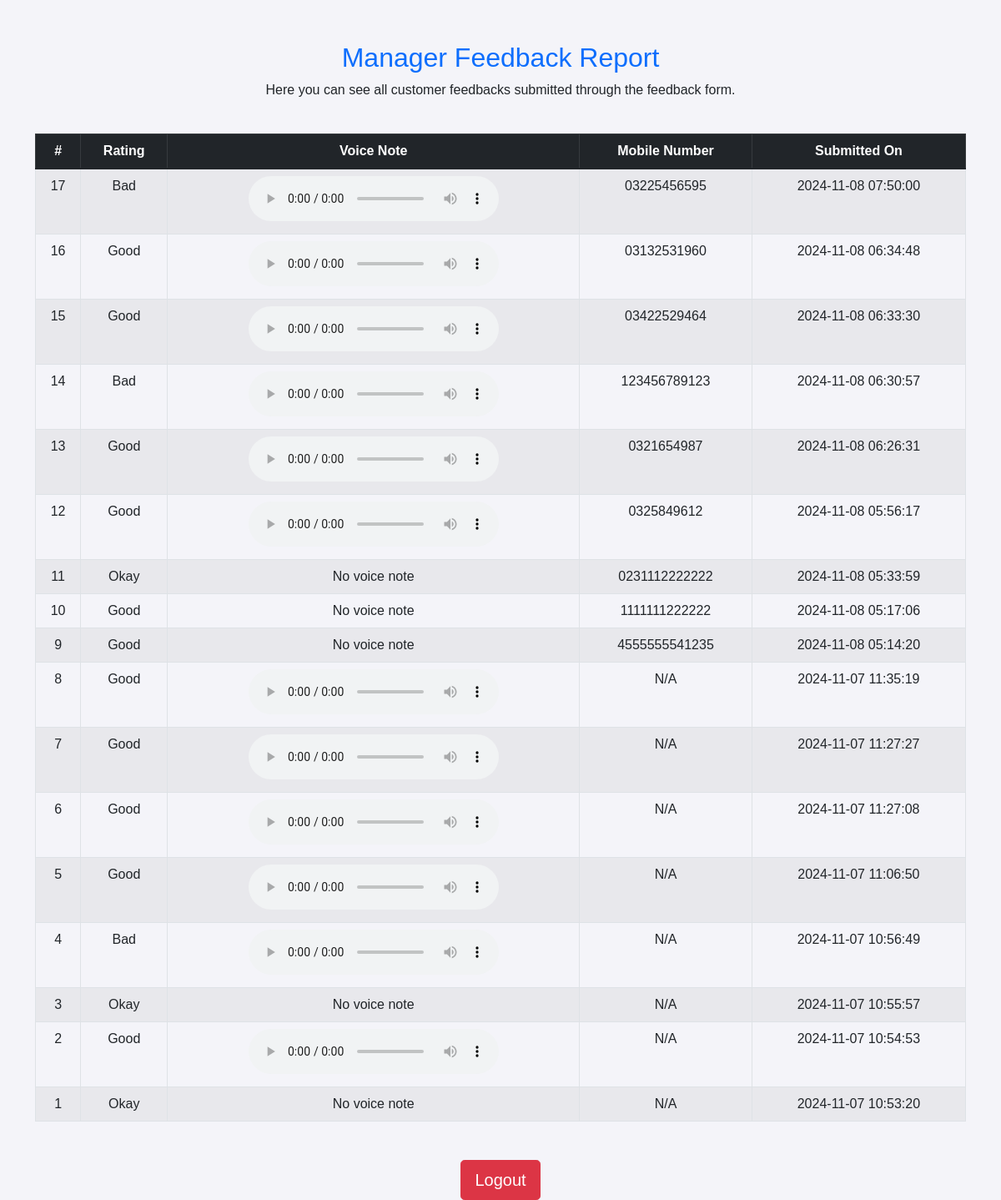
/report.php (signed in), run on the app's committed database.
### tables this page shows
CREATE TABLE `feedback` (
  `id` int NOT NULL,
  `rating` varchar(255) NOT NULL,
  `voice_note` varchar(255) DEFAULT NULL,
  `created_at` timestamp NOT NULL DEFAULT CURRENT_TIMESTAMP,
  `mobile_number` varchar(255) DEFAULT NULL
);

### report.php (the view, shortened to what this page needs)
<?php
include('config.php');
$stmt = $pdo->query("SELECT id, rating, voice_note, mobile_number, created_at FROM feedback ORDER BY created_at DESC");
$feedbacks = $stmt->fetchAll();
?>
<!DOCTYPE html>
<html lang="en">
<head>
    <link href="https://cdn.jsdelivr.net/npm/bootstrap@5.1.3/dist/css/bootstrap.min.css" rel="stylesheet">
</head>
<body>
    <div class="container">
        <div class="header">
            <h2 class="text-primary">Manager Feedback Report</h2>
            <p>Here you can see all customer feedbacks submitted through the feedback form.</p>
        </div>
        <div class="table-container">
            <div class="table-responsive">
                <table class="table table-bordered table-striped table-hover feedback-table">
                    <thead class="table-dark">
                        <tr>
                            <th>#</th>
                            <th>Rating</th>
                            <th>Voice Note</th>
                            <th>Mobile Number</th>
                            <th>Submitted On</th>
                        </tr>
                    </thead>
                    <tbody>
                        <?php foreach ($feedbacks as $feedback): ?>
                            <tr>
                                <td><?php echo ($feedback['id']); ?></td>
                                <td><?php echo ($feedback['rating']); ?></td>
                                <td>
                                    <?php if ($feedback['voice_note']): ?>
                                        <audio controls>
                                            <source src="<?php echo ($feedback['voice_note']); ?>" type="audio/mp3">
                                        </audio>
                                    <?php else: ?>
                                        No voice note
                                    <?php endif; ?>
                                </td>
                                <td><?php echo ($feedback['mobile_number']) ?: 'N/A'; ?></td>
                                <td><?php echo date('Y-m-d H:i:s', strtotime($feedback['created_at'])); ?></td>
                            </tr>
                        <?php endforeach; ?>
                    </tbody>
                </table>
            </div>
        </div>
        <div class="logout-btn text-center">
            <a href="logout.php" class="btn btn-danger btn-lg">Logout</a>
        </div>
    </div>
</body>
</html>

### report.php (style rules this page uses)
body { background-color: #f4f4f9; font-family: Arial, sans-serif; }
.container { margin-top: 50px; }
.table-container { margin-bottom: 30px; }
.logout-btn { margin-top: 30px; }
.header { text-align: center; margin-bottom: 40px; }
.feedback-table th { text-align: center; }
.feedback-table td { text-align: center; }

### data on the page
feedback: id "17", rating "Bad", mobile_number "03225456595", created_at "2024-11-08 07:50:00"
feedback: id "16", rating "Good", mobile_number "03132531960", created_at "2024-11-08 06:34:48"
feedback: id "15", rating "Good", mobile_number "03422529464", created_at "2024-11-08 06:33:30"
feedback: id "14", rating "Bad", mobile_number "123456789123", created_at "2024-11-08 06:30:57"
feedback: id "13", rating "Good", mobile_number "0321654987", created_at "2024-11-08 06:26:31"
feedback: id "12", rating "Good", mobile_number "0325849612", created_at "2024-11-08 05:56:17"
feedback: id "11", rating "Okay", voice_note "No voice note", mobile_number "0231112222222", created_at "2024-11-08 05:33:59"
feedback: id "10", rating "Good", voice_note "No voice note", mobile_number "1111111222222", created_at "2024-11-08 05:17:06"
feedback: id "9", rating "Good", voice_note "No voice note", mobile_number "4555555541235", created_at "2024-11-08 05:14:20"
feedback: id "8", rating "Good", mobile_number "N/A", created_at "2024-11-07 11:35:19"
feedback: id "7", rating "Good", mobile_number "N/A", created_at "2024-11-07 11:27:27"
feedback: id "6", rating "Good", mobile_number "N/A", created_at "2024-11-07 11:27:08"
feedback: id "5", rating "Good", mobile_number "N/A", created_at "2024-11-07 11:06:50"
feedback: id "4", rating "Bad", mobile_number "N/A", created_at "2024-11-07 10:56:49"
feedback: id "3", rating "Okay", voice_note "No voice note", mobile_number "N/A", created_at "2024-11-07 10:55:57"
feedback: id "2", rating "Good", mobile_number "N/A", created_at "2024-11-07 10:54:53"
feedback: id "1", rating "Okay", voice_note "No voice note", mobile_number "N/A", created_at "2024-11-07 10:53:20"
